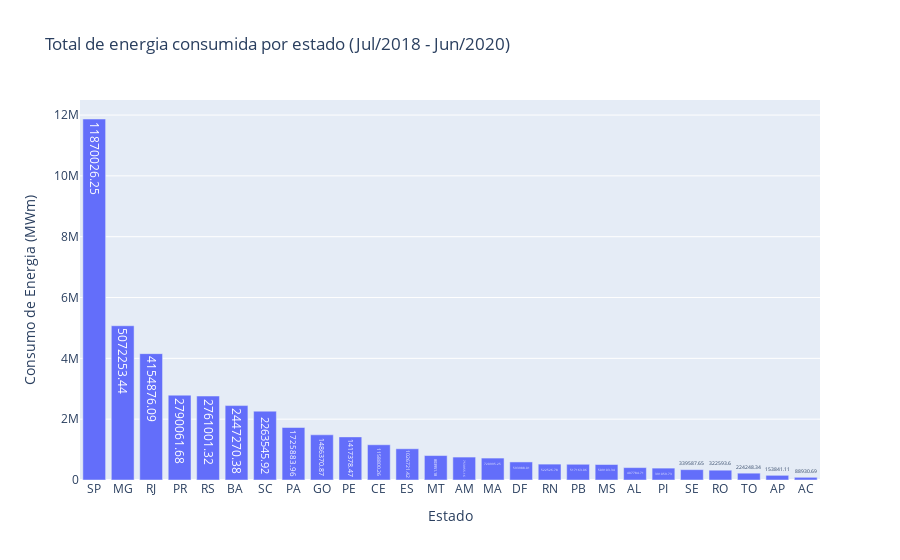
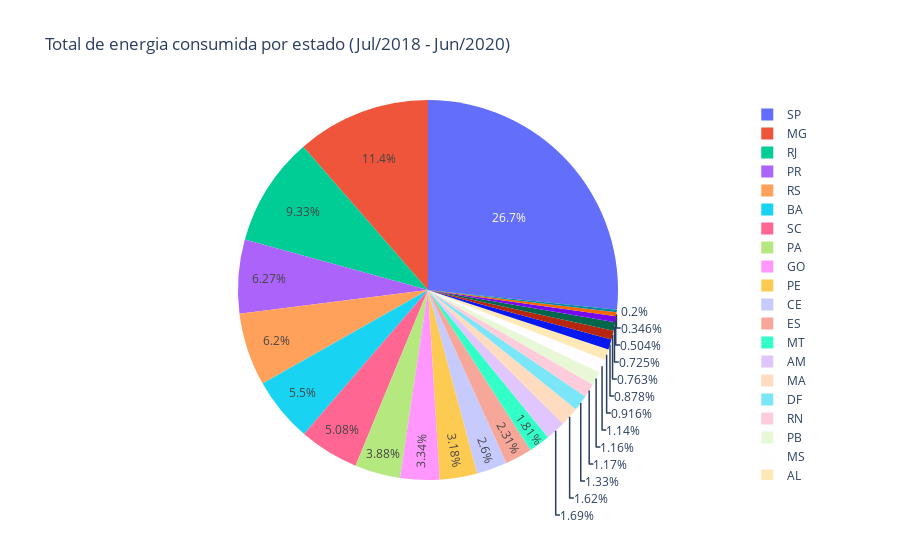

Write notebook code for charts like these, in order.
### Code cell
#Total de energia por estado consumida no periodo de julho/2018 até junho/2020

table_state = table.groupby('UF')['Consumo'].sum().sort_values(ascending=False)
#print(table_state)

# table_state_plot = table_state.plot(kind='bar', 
#    rot=0, 
#    xlabel='Classes', 
#    ylabel='Consumo de Energia (MWm)',
#    title='Total de energia consumida por estado (Jul/2018 - Jun/2020)', 
#    figsize=(17,10), grid=True )

fig_state = px.bar(table_state, y='Consumo',title='Total de energia consumida por estado (Jul/2018 - Jun/2020)', text = table_state,
                   labels={"Consumo": 'Consumo de Energia (MWm)',
                           "UF": 'Estado'})
fig_state.show()

fig_state_pie = px.pie(table_state, values='Consumo', names=table_state.index,
                        title='Total de energia consumida por estado (Jul/2018 - Jun/2020)',
                       labels={"Consumo": 'Consumo de Energia (MWm)',
                           "Estado": 'Estado'})
fig_state_pie.show()

### Figure 1 — Plotly figure (JSON) as saved in the notebook; plotly's stock layout.template omitted (floating-point values rounded to 4 significant figures)
{"data": [{"alignmentgroup": "True", "hovertemplate": "Estado=%{x}<br>Consumo de Energia (MWm)=%{y}<br>text=%{text}<extra></extra>", "legendgroup": "", "marker": {"color": "#636efa", "pattern": {"shape": ""}}, "name": "", "offsetgroup": "", "orientation": "v", "showlegend": false, "text": [11870000.0, 5072000.0, 4155000.0, 2790000.0, 2761000.0, 2447000.0, 2264000.0, 1726000.0, 1486000.0, 1417000.0, 1159000.0, 1027000.0, 804000.0, 754000.0, 721000.0, 594000.0, 522500.0, 517200.0, 509100.0, 407800.0, 391100.0, 339600.0, 322600.0, 224200.0, 153800.0, 88930.0], "textposition": "auto", "type": "bar", "x": ["SP", "MG", "RJ", "PR", "RS", "BA ", "SC", "PA", "GO", "PE ", "CE", "ES", "MT", "AM", "MA", "DF ", "RN", "PB", "MS", "AL ", "PI", "SE", "RO", "TO", "AP", "AC"], "xaxis": "x", "y": [11870000.0, 5072000.0, 4155000.0, 2790000.0, 2761000.0, 2447000.0, 2264000.0, 1726000.0, 1486000.0, 1417000.0, 1159000.0, 1027000.0, 804000.0, 754000.0, 721000.0, 594000.0, 522500.0, 517200.0, 509100.0, 407800.0, 391100.0, 339600.0, 322600.0, 224200.0, 153800.0, 88930.0], "yaxis": "y"}], "layout": {"barmode": "relative", "legend": {"tracegroupgap": 0}, "title": {"text": "Total de energia consumida por estado (Jul/2018 - Jun/2020)"}, "xaxis": {"anchor": "y", "domain": [0, 1], "title": {"text": "Estado"}}, "yaxis": {"anchor": "x", "domain": [0, 1], "title": {"text": "Consumo de Energia (MWm)"}}}}

### Figure 2 — Plotly figure (JSON) as saved in the notebook; plotly's stock layout.template omitted (floating-point values rounded to 4 significant figures)
{"data": [{"domain": {"x": [0, 1], "y": [0, 1]}, "hovertemplate": "UF=%{label}<br>Consumo de Energia (MWm)=%{value}<extra></extra>", "labels": ["SP", "MG", "RJ", "PR", "RS", "BA ", "SC", "PA", "GO", "PE ", "CE", "ES", "MT", "AM", "MA", "DF ", "RN", "PB", "MS", "AL ", "PI", "SE", "RO", "TO", "AP", "AC"], "legendgroup": "", "name": "", "showlegend": true, "type": "pie", "values": [11870000.0, 5072000.0, 4155000.0, 2790000.0, 2761000.0, 2447000.0, 2264000.0, 1726000.0, 1486000.0, 1417000.0, 1159000.0, 1027000.0, 804000.0, 754000.0, 721000.0, 594000.0, 522500.0, 517200.0, 509100.0, 407800.0, 391100.0, 339600.0, 322600.0, 224200.0, 153800.0, 88930.0]}], "layout": {"legend": {"tracegroupgap": 0}, "title": {"text": "Total de energia consumida por estado (Jul/2018 - Jun/2020)"}}}
